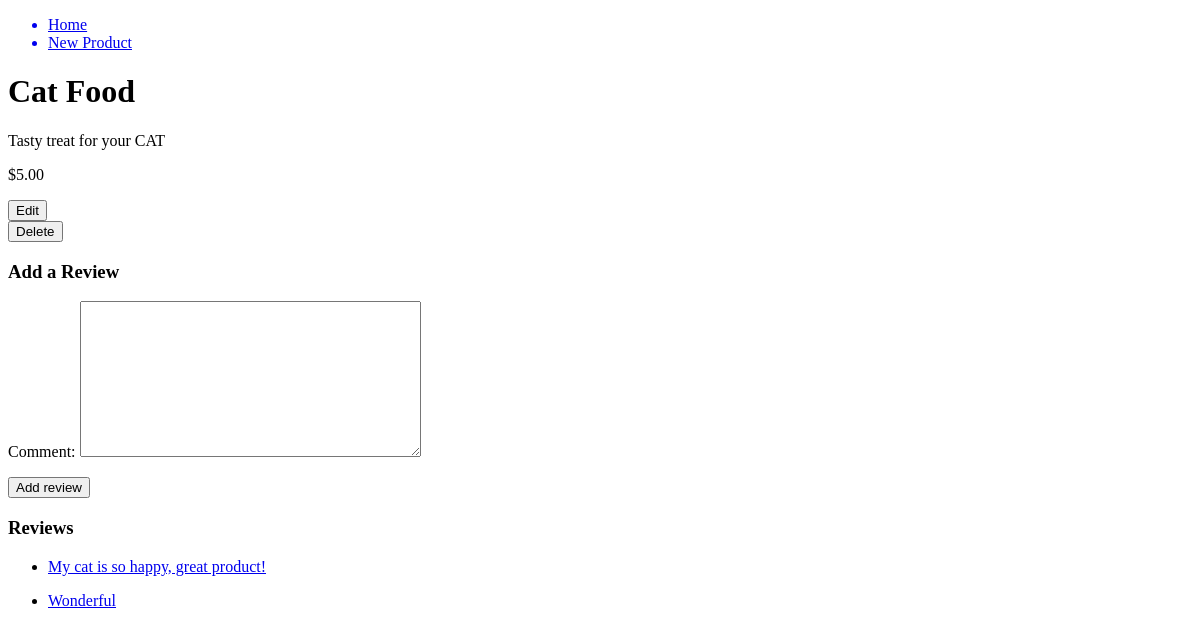
The app's page /products/1, older data.
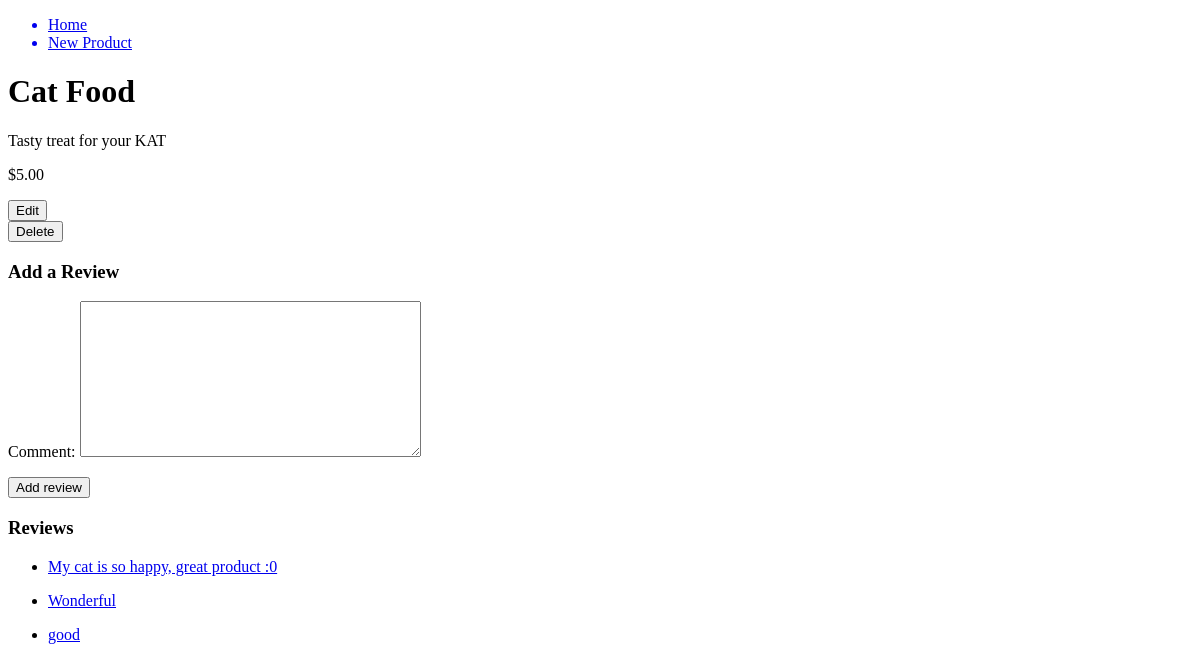
The same page, newer data.
### rainforest/models.py (models this page shows, shortened)
class Product(models.Model):
    name = models.CharField(max_length=128)
    description = models.TextField(max_length=500, validators=[min_length])
    price = models.IntegerField()
    def price_in_dollars(self):
        dollars = self.price / 100
        return "${:.2f}".format(dollars)

class Review(models.Model):
    comment = models.TextField(max_length=256)
    product = models.ForeignKey(Product, on_delete=models.CASCADE, related_name="reviews")
    def __str__(self):
        return self.comment

### rainforest/views.py (the view)
# urls.py: path('products/<int:product_id>', show_product, name="show_product"),
def show_product(request, product_id):
    return render(request, 'product.html', {
        'product': Product.objects.get(pk=product_id),
        'form': ReviewForm()
    })

### rainforest/forms.py
class ReviewForm(ModelForm):
    class Meta:
        model = Review
        fields = ['comment']

### rainforest/templates/product.html (shortened to what this page needs)
{% extends 'base.html' %}
{% block content %}
  <h1>{{product.name}}</h1>
  <p>{{product.description}}</p>
  <p>{{product.price_in_dollars}}</p>
  <form action="{% url 'edit_view' product_id=product.id %}" method="post">
  <input type="submit" name="edit_button" value="Edit">
  </form>
  <form action="{% url 'delete_product' product_id=product.id %}" method="post">
  <input type="submit" name="delete_button" value="Delete">
  </form>
  <h3>Add a Review</h3>
  <form action="{% url 'create_review' product_id=product.id %}" method="POST">
    {{form.as_p}}
    <input type="submit" value="Add review">
  </form>
  <h3>Reviews</h3>
  <ul>
    {% for review in product.reviews.all %}
      <li>
        <a href="{% url 'edit_review' review_id=review.id %}">
          <p>{{review}}</p>
        </a>
      </li>
    {% endfor %}
  </ul>
{% endblock %}

Row changes from the older to the newer data that the page shows:
changed Product "Cat Food": description "Tasty treat for your CAT" → "Tasty treat for your KAT"
changed Review: comment "My cat is so happy, great product!" → "My cat is so happy, great product :0"
added Review: comment "good"
